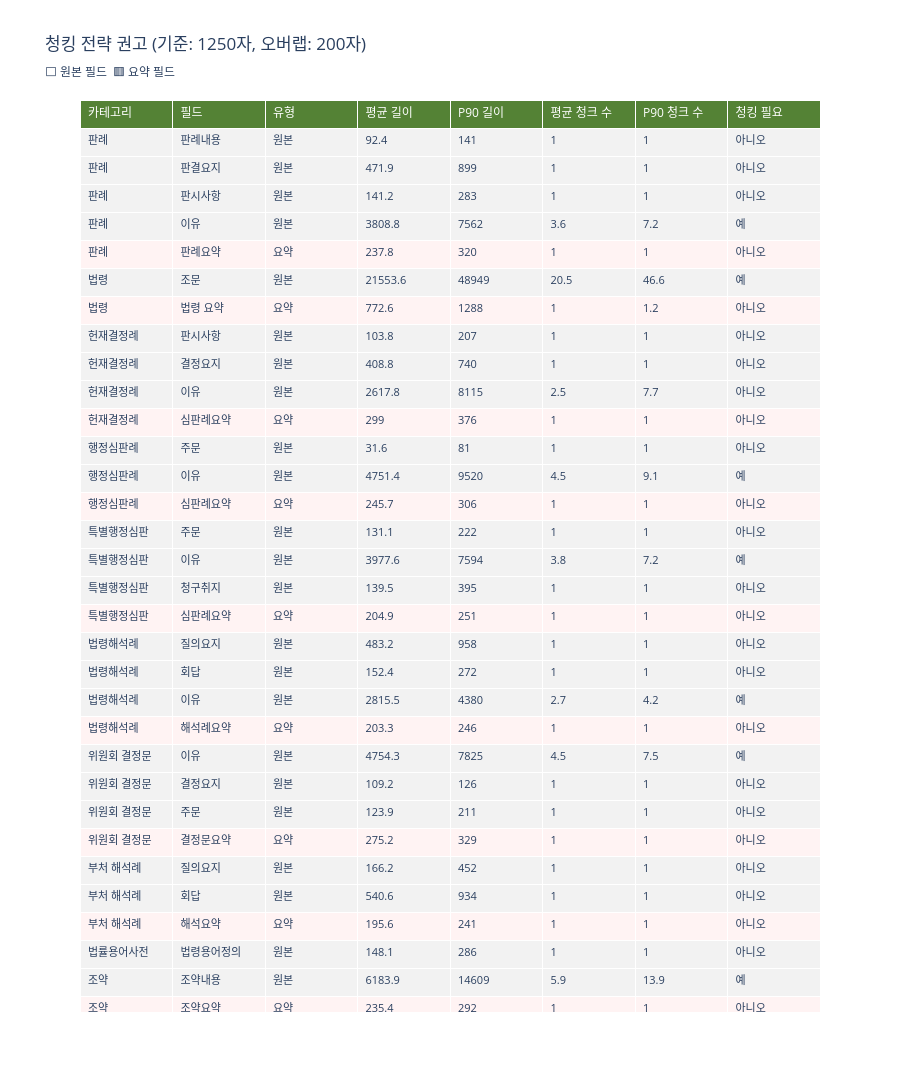

Notebook cell for this chart:
### Code cell
# ── 예상 청크 수 분석 (원본 + 요약 필드) ─────────────────
# 현재 청킹 설정: 1,250자 / 800토큰 기준
CHUNK_CHAR_LIMIT = 1250
OVERLAP_CHARS = 200  # 가정: 200자 오버랩

chunking_analysis = []
for cat_key, ts in text_stats.items():
    for field, stats in ts["fields"].items():
        # 평균 텍스트 길이 기준 예상 청크 수
        effective_chunk = CHUNK_CHAR_LIMIT - OVERLAP_CHARS
        avg_chunks = max(1, stats["mean"] / effective_chunk) if effective_chunk > 0 else 1
        p90_chunks = max(1, stats["p90"] / effective_chunk) if effective_chunk > 0 else 1

        field_type = "요약" if stats.get("is_summary") else "원본"
        chunking_analysis.append({
            "카테고리": ts["label"],
            "필드": field,
            "유형": field_type,
            "평균 길이": stats["mean"],
            "P90 길이": stats["p90"],
            "평균 청크 수": round(avg_chunks, 1),
            "P90 청크 수": round(p90_chunks, 1),
            "청킹 필요": "예" if stats["p50"] > CHUNK_CHAR_LIMIT else "아니오",
        })

df_chunk = pd.DataFrame(chunking_analysis)

# 유형별 색상 적용
fill_colors = []
for col in df_chunk.columns:
    col_colors = []
    for _, row in df_chunk.iterrows():
        if row["유형"] == "요약":
            col_colors.append("#FFF3F3")  # 연한 빨강
        else:
            col_colors.append("#F2F2F2")
    fill_colors.append(col_colors)

fig = go.Figure(data=[go.Table(
    header=dict(
        values=list(df_chunk.columns),
        fill_color="#548235",
        font=dict(color="white", size=12),
        align="left",
    ),
    cells=dict(
        values=[df_chunk[col] for col in df_chunk.columns],
        fill_color=fill_colors,
        align="left",
        font=dict(size=11),
        height=28,
    ),
)])
fig.update_layout(
    title=f"청킹 전략 권고 (기준: {CHUNK_CHAR_LIMIT}자, 오버랩: {OVERLAP_CHARS}자)<br><sub>⬜ 원본 필드  🟥 요약 필드</sub>",
    height=max(400, len(chunking_analysis) * 30 + 100),
)
fig.show()

# ── 요약 필드 vs 원본 필드 청킹 비교 ──────────────────────
print("\n=== 요약 필드 vs 원본 필드 청킹 비교 ===")
for cat_key, ts in text_stats.items():
    orig_fields = {f: s for f, s in ts["fields"].items() if not s.get("is_summary")}
    summary_fields = {f: s for f, s in ts["fields"].items() if s.get("is_summary")}
    if not summary_fields:
        continue

    # 원본 필드 중 가장 긴 것
    if orig_fields:
        longest_orig = max(orig_fields.items(), key=lambda x: x[1]["p50"])
        orig_name, orig_stats = longest_orig
    else:
        continue

    for sum_name, sum_stats in summary_fields.items():
        ratio = sum_stats["p50"] / orig_stats["p50"] if orig_stats["p50"] > 0 else 0
        needs_chunk_orig = "Y" if orig_stats["p50"] > CHUNK_CHAR_LIMIT else "N"
        needs_chunk_sum = "Y" if sum_stats["p50"] > CHUNK_CHAR_LIMIT else "N"
        print(f"  {ts['label']}: {orig_name}(P50={orig_stats['p50']:,}, 청킹={needs_chunk_orig}) → {sum_name}(P50={sum_stats['p50']:,}, 청킹={needs_chunk_sum}) | 요약 비율={ratio:.1%}")

### Figure 1 — Plotly figure (JSON) as saved in the notebook; plotly's stock layout.template omitted (floating-point values rounded to 4 significant figures; data arrays with more than 128 entries replaced by an {"elided": "..."} marker saying what was removed)
{"data": [{"cells": {"align": "left", "fill": {"color": {"elided": "8x34 str values"}}, "font": {"size": 11}, "height": 28, "values": {"elided": "8x34 mixed values"}}, "header": {"align": "left", "fill": {"color": "#548235"}, "font": {"color": "white", "size": 12}, "values": ["카테고리", "필드", "유형", "평균 길이", "P90 길이", "평균 청크 수", "P90 청크 수", "청킹 필요"]}, "type": "table"}], "layout": {"height": 1120, "title": {"text": "청킹 전략 권고 (기준: 1250자, 오버랩: 200자)<br><sub>⬜ 원본 필드  🟥 요약 필드</sub>"}}}
